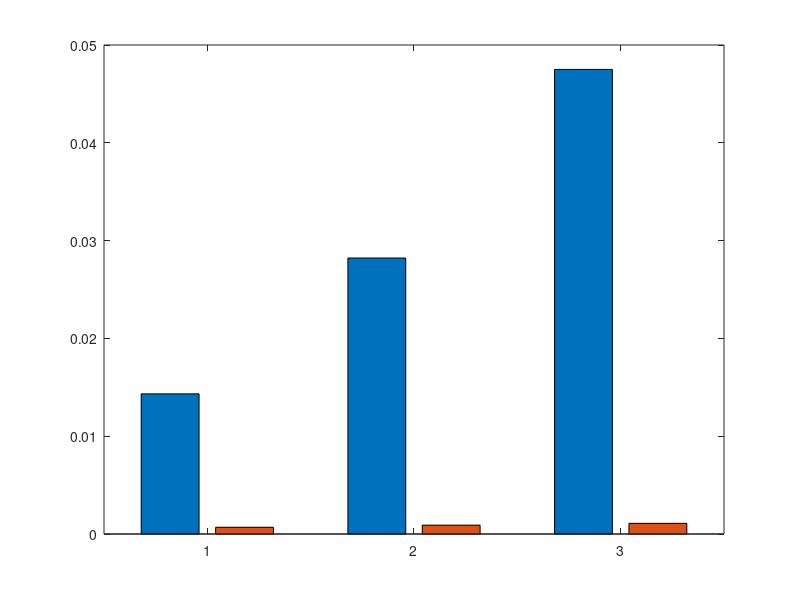

MATLAB code for this plot: (Note: this script raises an error after producing the figure.)
% Provided means and confidence intervals

y16 = [0.014582546241403876, 0.0006718958299198641;
    0.029840867354138063, 0.0009304577761357374;
    0.04663140296936035, 0.0010159826278686524];
err16 = [0.0001351206819696579, 1.5804531398140555e-05;
    0.0002877790723398541, 2.511351488810826e-05;
    0.00016193672708545343, 1.4674636987649082e-05];
y24 = [0.015648428107455016, 0.0008414389751211475; 0.030949814553054147, 0.0009880720325304646; 0.05053998041152954, 0.0011748886108398438];
err24 = [0.0001697898169885118, 2.930420150366141e-05; 0.000332897415907029, 3.571737960689547e-05; 0.0002792636814127526, 4.611083038536753e-05];

y=[0.014332442045211792, 0.0006884934902191163; 0.02821836256980896, 0.0009072356224060059; 0.04750429761820826, 0.0010904802216423883];
err=[0.0001278715643989987, 1.3361500707527713e-05; 0.00015766534266814484, 2.3004745378324572e-05; 0.0003324533064550991, 2.3125794979394142e-05];


% Categories
categories = {'Sign', 'Verify'};
sessions = {'1024', '2048', '3072'};
% Custom colors for bars
barColors = [0.4 0.4 0.4; 0.8 0.8 0.8];
% Plot
fig = figure(1); clf; 
hb = bar(y); % get the bar handles
hold on;
% Set custom colors for bars
for k = 1:size(y, 2)
    hb(k).FaceColor = barColors(k, :);
end
% Aligning error bars to individual bar within groups
groupwidth = min(0.8, 2/(2+1.5));
for k = 1:size(y, 2)
    xpos = (1:size(y, 1)) - groupwidth/2 + (2*k-1) * groupwidth / (2*size(y, 2));
    errorbar(xpos, y(:, k), err(:, k), 'LineStyle', 'none', 'Color', 'k', 'LineWidth', 1);
end
grid on;
% Set Axis properties
set(gca, 'xticklabel', sessions);
ylim([0, max(y(:)) + 0.02]);  % Adjust ylim based on your data
ylabel('Time [s]');
xlabel('Key Size [bits]');

% Add legend and customize as needed
legend(categories, 'Location', 'bestoutside');
set(gca, 'Fontsize', 25);

% Save the figure as a PDF with legend outside the plot
set(gcf, 'PaperUnits', 'inches', 'PaperPosition', [0 0 8 6]); % Adjust size if needed
print(fig, '-bestfit', 'bp6_receiver','-dpdf');
